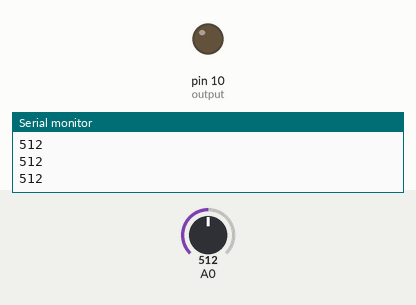
A sketch run on a simulated Arduino Uno, built with avr-gcc and run on an emulated ATmega328P. Shown: output pins drawn as LEDs (lit = HIGH), the last lines printed to the serial monitor. The inputs (shaded band) are chosen by the test bench; at power-on: A0 = 512.

Above: at 1.2 s.
1.3 s: A0 set to 11
2.8 s: A0 set to 8
At 4.0 s:
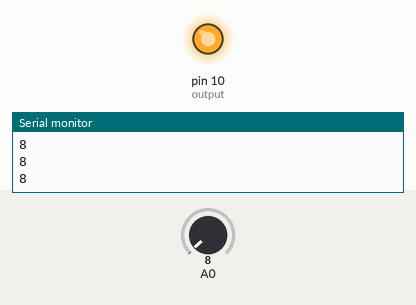
4.3 s: A0 set to 990
5.8 s: A0 set to 1010
At 6.8 s:
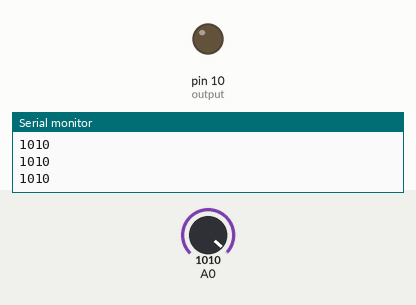
7.3 s: A0 set to 0
At 8.2 s:
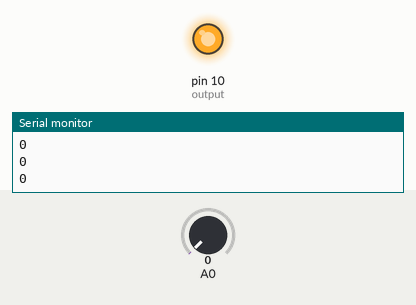
Timing chart, 0 to 9.8 s (numbered marks = the images above; inputs shaded):
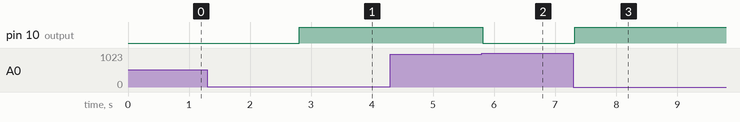

Measured:
- the behaviour switches between 10 and 9 on A0 (found by bisection; images 0 and 1)
- the behaviour switches between 1000 and 1001 on A0 (found by bisection; images 1 and 2)
- after the input at 2.8 s, pin 10 (output): LOW → HIGH at once
- after the input at 5.8 s, pin 10 (output): HIGH → LOW at once
- after the input at 7.3 s, pin 10 (output): LOW → HIGH at once

The sketch:

Capacitor_Monitor.ino
```cpp
//Capacitor Monitor

const int output = 10;
int cval;
int val;
int timer;

void setup() {
  pinMode(output,OUTPUT);
  Serial.begin(9600);
}

void loop() {
  cval = analogRead(0);
  Serial.println(cval);
  if(cval < 10){
    val = 1;
    }
  if(cval > 1000){
    val = 0;
    }
  if(val == 1){
    digitalWrite(output,HIGH);
    }
  if(val == 0){
    digitalWrite(output,LOW);
    }
  delay(100);
}
```
